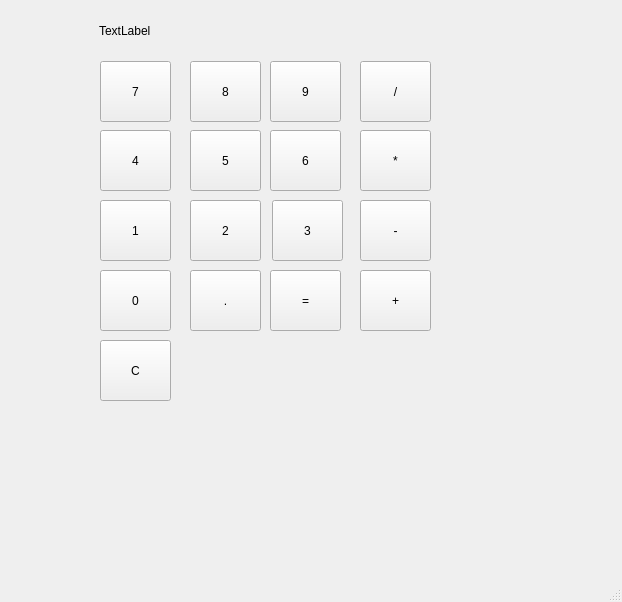
<?xml version="1.0" encoding="UTF-8"?>
<ui version="4.0">
 <class>MainWindow</class>
 <widget class="QMainWindow" name="MainWindow">
  <property name="geometry">
   <rect>
    <x>0</x>
    <y>0</y>
    <width>622</width>
    <height>602</height>
   </rect>
  </property>
  <property name="windowTitle">
   <string>MainWindow</string>
  </property>
  <widget class="QWidget" name="centralwidget">
   <widget class="QLabel" name="label">
    <property name="geometry">
     <rect>
      <x>99</x>
      <y>10</y>
      <width>401</width>
      <height>41</height>
     </rect>
    </property>
    <property name="layoutDirection">
     <enum>Qt::RightToLeft</enum>
    </property>
    <property name="text">
     <string>TextLabel</string>
    </property>
   </widget>
   <widget class="QPushButton" name="pushButton_2">
    <property name="geometry">
     <rect>
      <x>190</x>
      <y>61</y>
      <width>71</width>
      <height>61</height>
     </rect>
    </property>
    <property name="text">
     <string>8</string>
    </property>
   </widget>
   <widget class="QPushButton" name="pushButton_3">
    <property name="geometry">
     <rect>
      <x>190</x>
      <y>130</y>
      <width>71</width>
      <height>61</height>
     </rect>
    </property>
    <property name="text">
     <string>5</string>
    </property>
   </widget>
   <widget class="QPushButton" name="pushButton_4">
    <property name="geometry">
     <rect>
      <x>360</x>
      <y>130</y>
      <width>71</width>
      <height>61</height>
     </rect>
    </property>
    <property name="text">
     <string>*</string>
    </property>
   </widget>
   <widget class="QPushButton" name="pushButton_5">
    <property name="geometry">
     <rect>
      <x>360</x>
      <y>61</y>
      <width>71</width>
      <height>61</height>
     </rect>
    </property>
    <property name="text">
     <string>/</string>
    </property>
   </widget>
   <widget class="QPushButton" name="pushButton_6">
    <property name="geometry">
     <rect>
      <x>100</x>
      <y>200</y>
      <width>71</width>
      <height>61</height>
     </rect>
    </property>
    <property name="text">
     <string>1</string>
    </property>
   </widget>
   <widget class="QPushButton" name="pushButton_7">
    <property name="geometry">
     <rect>
      <x>270</x>
      <y>130</y>
      <width>71</width>
      <height>61</height>
     </rect>
    </property>
    <property name="text">
     <string>6</string>
    </property>
   </widget>
   <widget class="QPushButton" name="pushButton_8">
    <property name="geometry">
     <rect>
      <x>100</x>
      <y>130</y>
      <width>71</width>
      <height>61</height>
     </rect>
    </property>
    <property name="text">
     <string>4</string>
    </property>
   </widget>
   <widget class="QPushButton" name="pushButton_9">
    <property name="geometry">
     <rect>
      <x>270</x>
      <y>61</y>
      <width>71</width>
      <height>61</height>
     </rect>
    </property>
    <property name="text">
     <string>9</string>
    </property>
   </widget>
   <widget class="QPushButton" name="pushButton">
    <property name="geometry">
     <rect>
      <x>100</x>
      <y>61</y>
      <width>71</width>
      <height>61</height>
     </rect>
    </property>
    <property name="text">
     <string>7</string>
    </property>
   </widget>
   <widget class="QPushButton" name="pushButton_10">
    <property name="geometry">
     <rect>
      <x>190</x>
      <y>200</y>
      <width>71</width>
      <height>61</height>
     </rect>
    </property>
    <property name="text">
     <string>2</string>
    </property>
   </widget>
   <widget class="QPushButton" name="pushButton_11">
    <property name="geometry">
     <rect>
      <x>272</x>
      <y>200</y>
      <width>71</width>
      <height>61</height>
     </rect>
    </property>
    <property name="text">
     <string>3</string>
    </property>
   </widget>
   <widget class="QPushButton" name="pushButton_12">
    <property name="geometry">
     <rect>
      <x>360</x>
      <y>200</y>
      <width>71</width>
      <height>61</height>
     </rect>
    </property>
    <property name="text">
     <string>-</string>
    </property>
   </widget>
   <widget class="QPushButton" name="pushButton_13">
    <property name="geometry">
     <rect>
      <x>100</x>
      <y>270</y>
      <width>71</width>
      <height>61</height>
     </rect>
    </property>
    <property name="text">
     <string>0</string>
    </property>
   </widget>
   <widget class="QPushButton" name="pushButton_14">
    <property name="geometry">
     <rect>
      <x>190</x>
      <y>270</y>
      <width>71</width>
      <height>61</height>
     </rect>
    </property>
    <property name="text">
     <string>.</string>
    </property>
   </widget>
   <widget class="QPushButton" name="pushButton_15">
    <property name="geometry">
     <rect>
      <x>270</x>
      <y>270</y>
      <width>71</width>
      <height>61</height>
     </rect>
    </property>
    <property name="text">
     <string>=</string>
    </property>
   </widget>
   <widget class="QPushButton" name="pushButton_16">
    <property name="geometry">
     <rect>
      <x>360</x>
      <y>270</y>
      <width>71</width>
      <height>61</height>
     </rect>
    </property>
    <property name="text">
     <string>+</string>
    </property>
   </widget>
   <widget class="QPushButton" name="pushButton_17">
    <property name="geometry">
     <rect>
      <x>100</x>
      <y>340</y>
      <width>71</width>
      <height>61</height>
     </rect>
    </property>
    <property name="text">
     <string>C</string>
    </property>
   </widget>
  </widget>
  <widget class="QMenuBar" name="menubar">
   <property name="geometry">
    <rect>
     <x>0</x>
     <y>0</y>
     <width>622</width>
     <height>24</height>
    </rect>
   </property>
  </widget>
  <widget class="QStatusBar" name="statusbar"/>
 </widget>
 <resources/>
 <connections/>
</ui>
